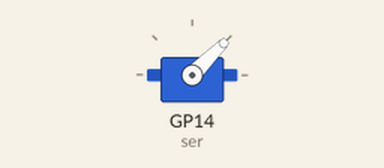
This program was run on a simulated Raspberry Pi Pico running MicroPython. Shown: servo. Servo angles are drawn from the pulse width (0.5 ms = 0°, 2.5 ms = 180°).

Above: at 0.05 s.
At 2.0 s:
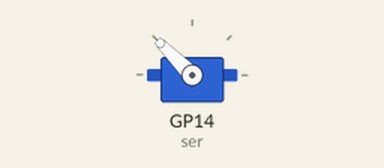
Timing chart, 0 to 4.6 s (numbered marks = the images above):
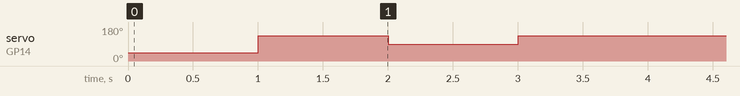

Measured:
- by itself, servo on GP14 (ser): ramps from 135° to 90° and jumps back, once every 2.0 s

The program:

picozero_servomotor_new.py
```python
from picozero import Servo
from time import sleep

#기존의 서보모터 클래스에서 제어를 쉽게하기 위해 커스텀 한것

ser=Servo(14)
ser.min() #서보모터의 최소각도 0도
sleep(1)
ser.max() #서보모터의 최대각도 180도
sleep(1)
ser.mid() #서보모터의 중간각도 90도
sleep(1)
ser.value=120 #서보모터의 각도 값 설정 30도
sleep(1)
ser.pulse(0,180) #0도 부터 180도 까지 각도 변경
sleep(1)
```
